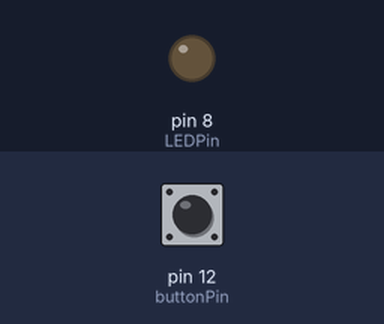
Bench run of a sketch on a simulated Arduino Uno, built with avr-gcc and run on an emulated ATmega328P. Shown: output pins drawn as LEDs (lit = HIGH). The test bench sets the inputs (shaded band); at power-on: pin 12 (buttonPin) LOW.

Above: at 1.2 s.
1.3 s: pin 12 (buttonPin) pulled HIGH for 0.15 s
At 1.37 s:
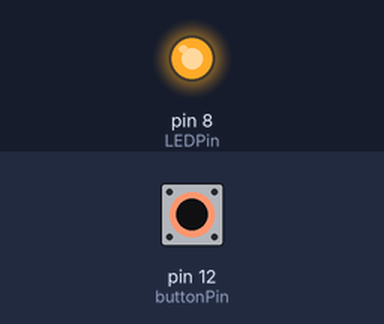
2.9 s: pin 12 (buttonPin) pulled HIGH for 3.2 s
At 6.7 s:
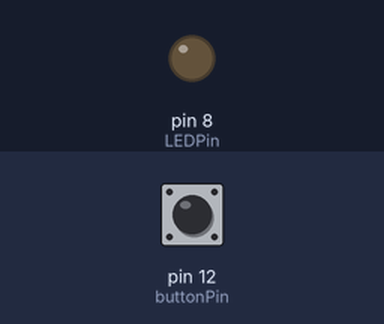
Timing chart, 0 to 8.2 s (numbered marks = the images above; inputs shaded):
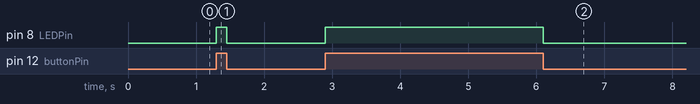

Measured:
- after the input at 1.3 s, pin 8 (LEDPin): LOW → HIGH at once, → LOW 0.15 s later
- after the input at 2.9 s, pin 8 (LEDPin): LOW → HIGH at once, → LOW 3.2 s later

The sketch:

EPISODE5_LED_with_PushButton.ino
```cpp
#define buttonPin 12
#define LEDPin 8

void setup() {
  pinMode(buttonPin, INPUT);
  pinMode(LEDPin, OUTPUT);
}

void loop() {
  int buttonState = digitalRead(buttonPin);

  if (buttonState == HIGH) {
    digitalWrite(LEDPin, HIGH);
  } else {
    digitalWrite(LEDPin, LOW);
  }
}
```
